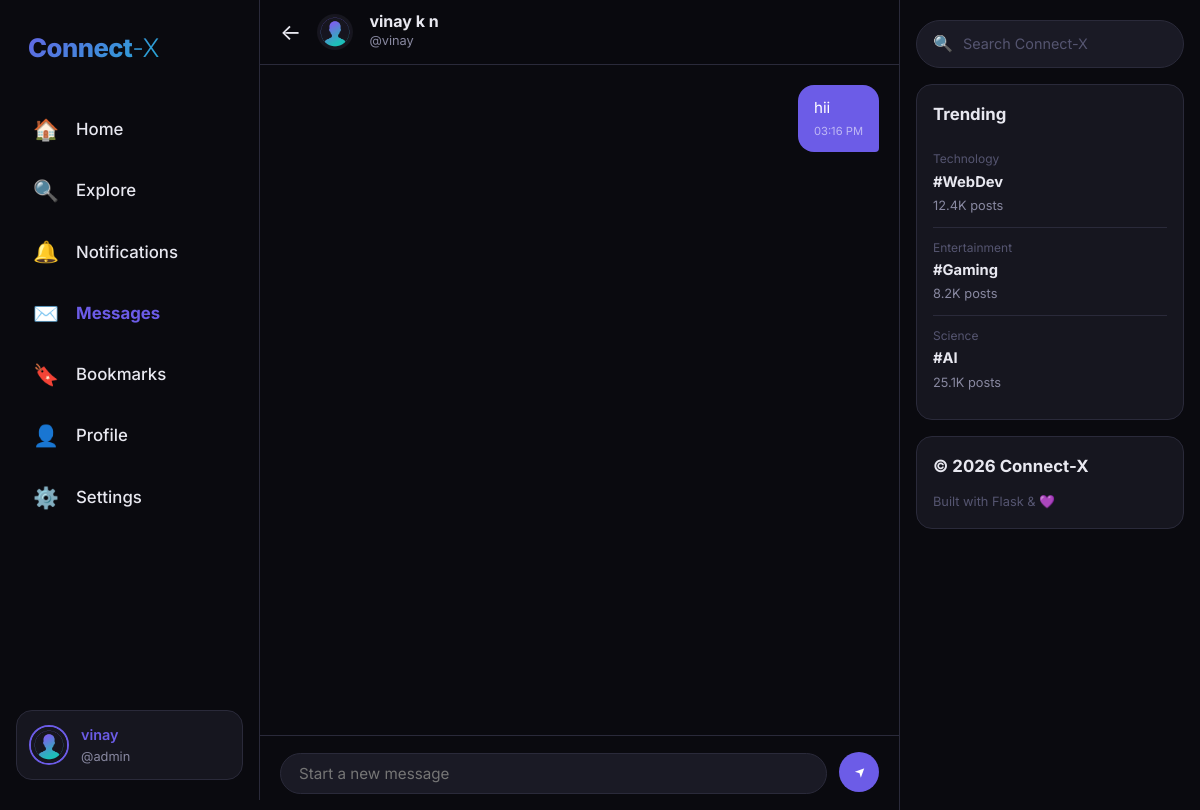
/messages/vinay (signed in), run on the app's committed database.
### app/models.py (models this page shows, shortened)
class User(UserMixin, db.Model):
    __tablename__ = 'users'
    id = db.Column(db.Integer, primary_key=True, autoincrement=True)
    username = db.Column(db.String(80), unique=True, nullable=False, index=True)
    email = db.Column(db.String(120), unique=True, nullable=False, index=True)
    password_hash = db.Column(db.String(256), nullable=False)
    display_name = db.Column(db.String(100), nullable=True)
    bio = db.Column(db.Text, nullable=True)
    avatar_url = db.Column(db.String(500), default='default-avatar.png')
    cover_url = db.Column(db.String(500), default='default-cover.jpg')
    location = db.Column(db.String(100), nullable=True)
    website = db.Column(db.String(200), nullable=True)
    is_verified = db.Column(db.Boolean, default=False)
    created_at = db.Column(db.DateTime, default=datetime.utcnow)
    updated_at = db.Column(db.DateTime, default=datetime.utcnow, onupdate=datetime.utcnow)
    posts = db.relationship('Post', backref='author', lazy='dynamic', cascade='all, delete-orphan')
    comments = db.relationship('Comment', backref='author', lazy='dynamic', cascade='all, delete-orphan')
    followed = db.relationship(
        'User', secondary=followers,
        primaryjoin=(followers.c.follower_id == id),
        secondaryjoin=(followers.c.followed_id == id),
        backref=db.backref('followers_list', lazy='dynamic'),
        lazy='dynamic'
    )
    liked_posts = db.relationship(
        'Post', secondary=likes,
        backref=db.backref('liked_by', lazy='dynamic'),
        lazy='dynamic'
    )
    bookmarked_posts = db.relationship(
        'Post', secondary=bookmarks,
        backref=db.backref('bookmarked_by', lazy='dynamic'),
        lazy='dynamic'
    )

class Message(db.Model):
    __tablename__ = 'messages'
    id = db.Column(db.Integer, primary_key=True, autoincrement=True)
    sender_id = db.Column(db.Integer, db.ForeignKey('users.id'), nullable=False)
    receiver_id = db.Column(db.Integer, db.ForeignKey('users.id'), nullable=False)
    content = db.Column(db.Text, nullable=False)
    is_read = db.Column(db.Boolean, default=False)
    created_at = db.Column(db.DateTime, default=datetime.utcnow, index=True)
    sender = db.relationship('User', foreign_keys=[sender_id], backref=db.backref('sent_messages', lazy='dynamic'))
    receiver = db.relationship('User', foreign_keys=[receiver_id], backref=db.backref('received_messages', lazy='dynamic'))

### app/routes/messages.py (the view)
@messages_bp.route('/messages/<username>')
@login_required
def chat(username):
    other_user = User.query.filter_by(username=username).first_or_404()
    if other_user == current_user:
        abort(400, "You cannot message yourself.")
    messages = Message.query.filter(
        ((Message.sender_id == current_user.id) & (Message.receiver_id == other_user.id)) |
        ((Message.sender_id == other_user.id) & (Message.receiver_id == current_user.id))
    ).order_by(Message.created_at.asc()).all()
    Message.query.filter_by(sender_id=other_user.id, receiver_id=current_user.id, is_read=False).update({'is_read': True})
    db.session.commit()
    return render_template('messages/chat.html', other_user=other_user, messages=messages)

### app/__init__.py (called while the page is built)
def create_app(config_name='default'):
    app = Flask(__name__)
    app.config.from_object(config[config_name])
    os.makedirs(app.config.get('UPLOAD_FOLDER', 'app/static/images/uploads'), exist_ok=True)
    db.init_app(app)
    login_manager.init_app(app)
    from app.models import User
    @login_manager.user_loader
    def load_user(user_id):
        return User.query.get(int(user_id))
    from app.routes.auth import auth_bp
    from app.routes.main import main_bp
    from app.routes.posts import posts_bp
    from app.routes.profile import profile_bp
    from app.routes.messages import messages_bp
    app.register_blueprint(auth_bp)
    app.register_blueprint(main_bp)
    app.register_blueprint(posts_bp)
    app.register_blueprint(profile_bp)
    app.register_blueprint(messages_bp)
    with app.app_context():
        db.create_all()
    return app

### app/templates/messages/chat.html (shortened to what this page needs)
{% extends "base.html" %}
{% block content %}
<div class="chat-header">
    <a href="{{ url_for('messages.index') }}" class="back-btn">←</a>
    <img src="{% if other_user.avatar_url == 'default-avatar.png' %}{{ url_for('static', filename='images/default-avatar.png') }}{% else %}{{ url_for('static', filename='images/uploads/' + other_user.avatar_url) }}{% endif %}" alt="">
    <div class="info">
        <div class="name">{{ other_user.display_name }}</div>
        <div class="handle">@{{ other_user.username }}</div>
    </div>
</div>
<div class="chat-messages" id="chat-messages">
    {% for msg in messages %}
    <div class="message {{ 'mine' if msg.sender_id == current_user.id else 'theirs' }}">
        <div class="bubble">
            {{ msg.content }}
            <div class="time">{{ msg.created_at.strftime('%I:%M %p') }}</div>
        </div>
    </div>
    {% endfor %}
</div>
<div class="chat-input-area">
    <form id="chat-form">
        <textarea id="message-input" placeholder="Start a new message" rows="1" required></textarea>
        <button type="submit" class="send-btn" id="send-btn">
            <span>➤</span>
        </button>
    </form>
</div>
{% endblock %}

### app/templates/base.html (shortened to what this page needs)
<!DOCTYPE html>
<html lang="en">
<head>
    <link rel="stylesheet" href="{{ url_for('static', filename='css/style.css') }}">
</head>
<body>
    {% if current_user.is_authenticated %}
    <div class="app-layout">
        <nav class="sidebar-left">
            <div class="logo">Connect<span>-X</span></div>
            <ul class="nav-menu">
                <li class="nav-item">
                    <a href="{{ url_for('main.feed') }}" class="nav-link {% if request.endpoint == 'main.feed' or request.endpoint == 'main.index' %}active{% endif %}">
                        <span class="icon">🏠</span><span>Home</span>
                    </a>
                </li>
                <li class="nav-item">
                    <a href="{{ url_for('main.explore') }}" class="nav-link {% if request.endpoint == 'main.explore' %}active{% endif %}">
                        <span class="icon">🔍</span><span>Explore</span>
                    </a>
                </li>
                <li class="nav-item">
                    <a href="{{ url_for('main.notifications') }}" class="nav-link {% if request.endpoint == 'main.notifications' %}active{% endif %}" style="position:relative;">
                        <span class="icon">🔔</span><span>Notifications</span>
                    </a>
                </li>
                <li class="nav-item">
                    <a href="{{ url_for('messages.index') }}" class="nav-link {% if request.endpoint and request.endpoint.startswith('messages') %}active{% endif %}" style="position:relative;">
                        <span class="icon">✉️</span><span>Messages</span>
                    </a>
                </li>
                <li class="nav-item">
                    <a href="{{ url_for('main.bookmarks_page') }}" class="nav-link {% if request.endpoint == 'main.bookmarks_page' %}active{% endif %}">
                        <span class="icon">🔖</span><span>Bookmarks</span>
                    </a>
                </li>
                <li class="nav-item">
                    <a href="{{ url_for('profile.view_profile', username=current_user.username) }}" class="nav-link ">
                        <span class="icon">👤</span><span>Profile</span>
                    </a>
                </li>
                <li class="nav-item">
                    <a href="{{ url_for('profile.settings') }}" class="nav-link {% if request.endpoint == 'profile.settings' %}active{% endif %}">
                        <span class="icon">⚙️</span><span>Settings</span>
                    </a>
                </li>
            </ul>
            <a href="{{ url_for('profile.view_profile', username=current_user.username) }}" class="user-card-mini">
                <img src="{% if current_user.avatar_url == 'default-avatar.png' %}{{ url_for('static', filename='images/default-avatar.png') }}{% else %}{{ url_for('static', filename='images/uploads/' + current_user.avatar_url) }}{% endif %}" alt="Avatar">
                <div class="info">
                    <div class="name">{{ current_user.display_name }}</div>
                    <div class="handle">@{{ current_user.username }}</div>
                </div>
            </a>
        </nav>
        <main class="main-content">
            {% block content %}{% endblock %}
        </main>
        <aside class="sidebar-right">
            {% block sidebar %}
            <form action="{{ url_for('main.search') }}" method="GET" class="search-box">
                <span class="icon">🔍</span>
                <input type="text" name="q" placeholder="Search Connect-X" value="{{ request.args.get('q', '') }}">
            </form>
            <div class="widget">
                <h3>Trending</h3>
                <div class="trend-item">
                    <div class="category">Technology</div>
                    <div class="topic">#WebDev</div>
                    <div class="count">12.4K posts</div>
                </div>
                <div class="trend-item">
                    <div class="category">Entertainment</div>
                    <div class="topic">#Gaming</div>
                    <div class="count">8.2K posts</div>
                </div>
                <div class="trend-item">
                    <div class="category">Science</div>
                    <div class="topic">#AI</div>
                    <div class="count">25.1K posts</div>
                </div>
            </div>
            <div class="widget">
                <h3>© 2026 Connect-X</h3>
                <p style="font-size:0.8rem;color:var(--text-muted);">Built with Flask & 💜</p>
            </div>
            {% endblock %}
        </aside>
    </div>
    {% else %}
        {% block public_content %}{% endblock %}
    {% endif %}
</body>
</html>

### data on the page
User: display_name "vinay", username "admin"
User: display_name "vinay k n", username "vinay"
Message: content "hii", created_at "03:16 PM"
